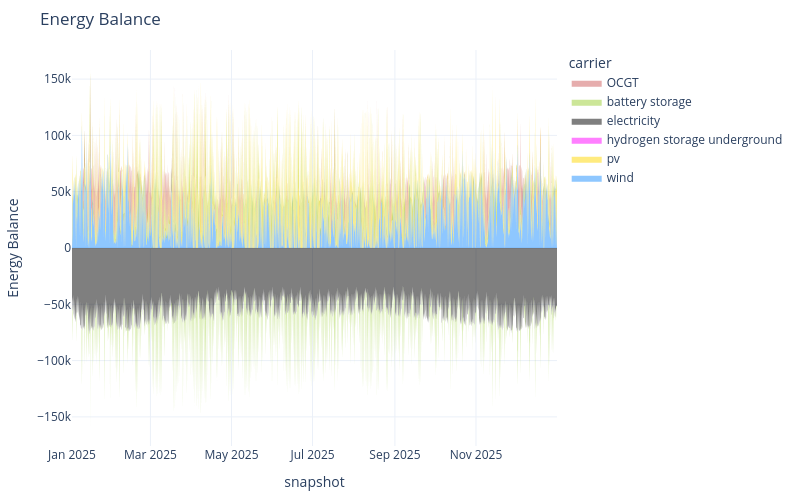

Write notebook code for a chart like this one.
### Code cell
network.statistics.energy_balance.iplot()

### Figure 1 — Plotly figure (JSON) as saved in the notebook; plotly's stock layout.template omitted (floating-point values rounded to 4 significant figures; data arrays with more than 128 entries replaced by an {"elided": "..."} marker saying what was removed)
{"data": [{"fillpattern": {"shape": ""}, "hovertemplate": "carrier=wind<br>snapshot=%{x}<br>Energy Balance=%{y}<extra></extra>", "legendgroup": "wind", "line": {"color": "dodgerblue", "width": 0}, "marker": {"symbol": "circle"}, "mode": "lines", "name": "wind", "orientation": "v", "showlegend": false, "stackgroup": "positive", "type": "scatter", "x": {"elided": "6967 str values"}, "xaxis": "x", "y": {"elided": "6967 float values"}, "yaxis": "y"}, {"fillpattern": {"shape": ""}, "hovertemplate": "carrier=pv<br>snapshot=%{x}<br>Energy Balance=%{y}<extra></extra>", "legendgroup": "pv", "line": {"color": "gold", "width": 0}, "marker": {"symbol": "circle"}, "mode": "lines", "name": "pv", "orientation": "v", "showlegend": false, "stackgroup": "positive", "type": "scatter", "x": {"elided": "4652 str values"}, "xaxis": "x", "y": {"elided": "4652 float values"}, "yaxis": "y"}, {"fillpattern": {"shape": ""}, "hovertemplate": "carrier=battery storage<br>snapshot=%{x}<br>Energy Balance=%{y}<extra></extra>", "legendgroup": "battery storage", "line": {"color": "yellowgreen", "width": 0}, "marker": {"symbol": "circle"}, "mode": "lines", "name": "battery storage", "orientation": "v", "showlegend": false, "stackgroup": "positive", "type": "scatter", "x": {"elided": "3285 str values"}, "xaxis": "x", "y": {"elided": "3285 float values"}, "yaxis": "y"}, {"fillpattern": {"shape": ""}, "hovertemplate": "carrier=OCGT<br>snapshot=%{x}<br>Energy Balance=%{y}<extra></extra>", "legendgroup": "OCGT", "line": {"color": "indianred", "width": 0}, "marker": {"symbol": "circle"}, "mode": "lines", "name": "OCGT", "orientation": "v", "showlegend": false, "stackgroup": "positive", "type": "scatter", "x": {"elided": "1712 str values"}, "xaxis": "x", "y": {"elided": "1712 float values"}, "yaxis": "y"}, {"fillpattern": {"shape": ""}, "hovertemplate": "carrier=electricity<br>snapshot=%{x}<br>Energy Balance=%{y}<extra></extra>", "legendgroup": "electricity", "line": {"color": "black", "width": 0}, "marker": {"symbol": "circle"}, "mode": "lines", "name": "electricity", "orientation": "v", "showlegend": false, "stackgroup": "negative", "type": "scatter", "x": {"elided": "8760 str values"}, "xaxis": "x", "y": {"elided": "8760 float values"}, "yaxis": "y"}, {"fillpattern": {"shape": ""}, "hovertemplate": "carrier=battery storage<br>snapshot=%{x}<br>Energy Balance=%{y}<extra></extra>", "legendgroup": "battery storage", "line": {"color": "yellowgreen", "width": 0}, "marker": {"symbol": "circle"}, "mode": "lines", "name": "battery storage", "orientation": "v", "showlegend": false, "stackgroup": "negative", "type": "scatter", "x": {"elided": "2218 str values"}, "xaxis": "x", "y": {"elided": "2218 float values"}, "yaxis": "y"}, {"fillpattern": {"shape": ""}, "hovertemplate": "carrier=OCGT<br>snapshot=%{x}<br>Energy Balance=%{y}<extra></extra>", "legendgroup": "OCGT", "line": {"color": "indianred", "width": 0}, "marker": {"symbol": "circle"}, "mode": "lines", "name": "OCGT", "orientation": "v", "showlegend": true, "stackgroup": "1", "type": "scatter", "x": ["2025-12-31T23:00:00"], "xaxis": "x", "y": [null], "yaxis": "y"}, {"fillpattern": {"shape": ""}, "hovertemplate": "carrier=battery storage<br>snapshot=%{x}<br>Energy Balance=%{y}<extra></extra>", "legendgroup": "battery storage", "line": {"color": "yellowgreen", "width": 0}, "marker": {"symbol": "circle"}, "mode": "lines", "name": "battery storage", "orientation": "v", "showlegend": true, "stackgroup": "1", "type": "scatter", "x": ["2025-12-31T23:00:00"], "xaxis": "x", "y": [null], "yaxis": "y"}, {"fillpattern": {"shape": ""}, "hovertemplate": "carrier=electricity<br>snapshot=%{x}<br>Energy Balance=%{y}<extra></extra>", "legendgroup": "electricity", "line": {"color": "black", "width": 0}, "marker": {"symbol": "circle"}, "mode": "lines", "name": "electricity", "orientation": "v", "showlegend": true, "stackgroup": "1", "type": "scatter", "x": ["2025-12-31T23:00:00"], "xaxis": "x", "y": [null], "yaxis": "y"}, {"fillpattern": {"shape": ""}, "hovertemplate": "carrier=hydrogen storage underground<br>snapshot=%{x}<br>Energy Balance=%{y}<extra></extra>", "legendgroup": "hydrogen storage underground", "line": {"color": "magenta", "width": 0}, "marker": {"symbol": "circle"}, "mode": "lines", "name": "hydrogen storage underground", "orientation": "v", "showlegend": true, "stackgroup": "1", "type": "scatter", "x": ["2025-12-31T23:00:00"], "xaxis": "x", "y": [null], "yaxis": "y"}, {"fillpattern": {"shape": ""}, "hovertemplate": "carrier=pv<br>snapshot=%{x}<br>Energy Balance=%{y}<extra></extra>", "legendgroup": "pv", "line": {"color": "gold", "width": 0}, "marker": {"symbol": "circle"}, "mode": "lines", "name": "pv", "orientation": "v", "showlegend": true, "stackgroup": "1", "type": "scatter", "x": ["2025-12-31T23:00:00"], "xaxis": "x", "y": [null], "yaxis": "y"}, {"fillpattern": {"shape": ""}, "hovertemplate": "carrier=wind<br>snapshot=%{x}<br>Energy Balance=%{y}<extra></extra>", "legendgroup": "wind", "line": {"color": "dodgerblue", "width": 0}, "marker": {"symbol": "circle"}, "mode": "lines", "name": "wind", "orientation": "v", "showlegend": true, "stackgroup": "1", "type": "scatter", "x": ["2025-12-31T23:00:00"], "xaxis": "x", "y": [null], "yaxis": "y"}], "layout": {"height": 500, "hovermode": "x", "legend": {"title": {"text": "carrier"}, "tracegroupgap": 0}, "margin": {"b": 50, "l": 50, "r": 50, "t": 50}, "title": {"text": "Energy Balance"}, "width": 800, "xaxis": {"anchor": "y", "domain": [0, 1], "title": {"text": "snapshot"}}, "yaxis": {"anchor": "x", "domain": [0, 1], "title": {"text": "Energy Balance"}}}}
